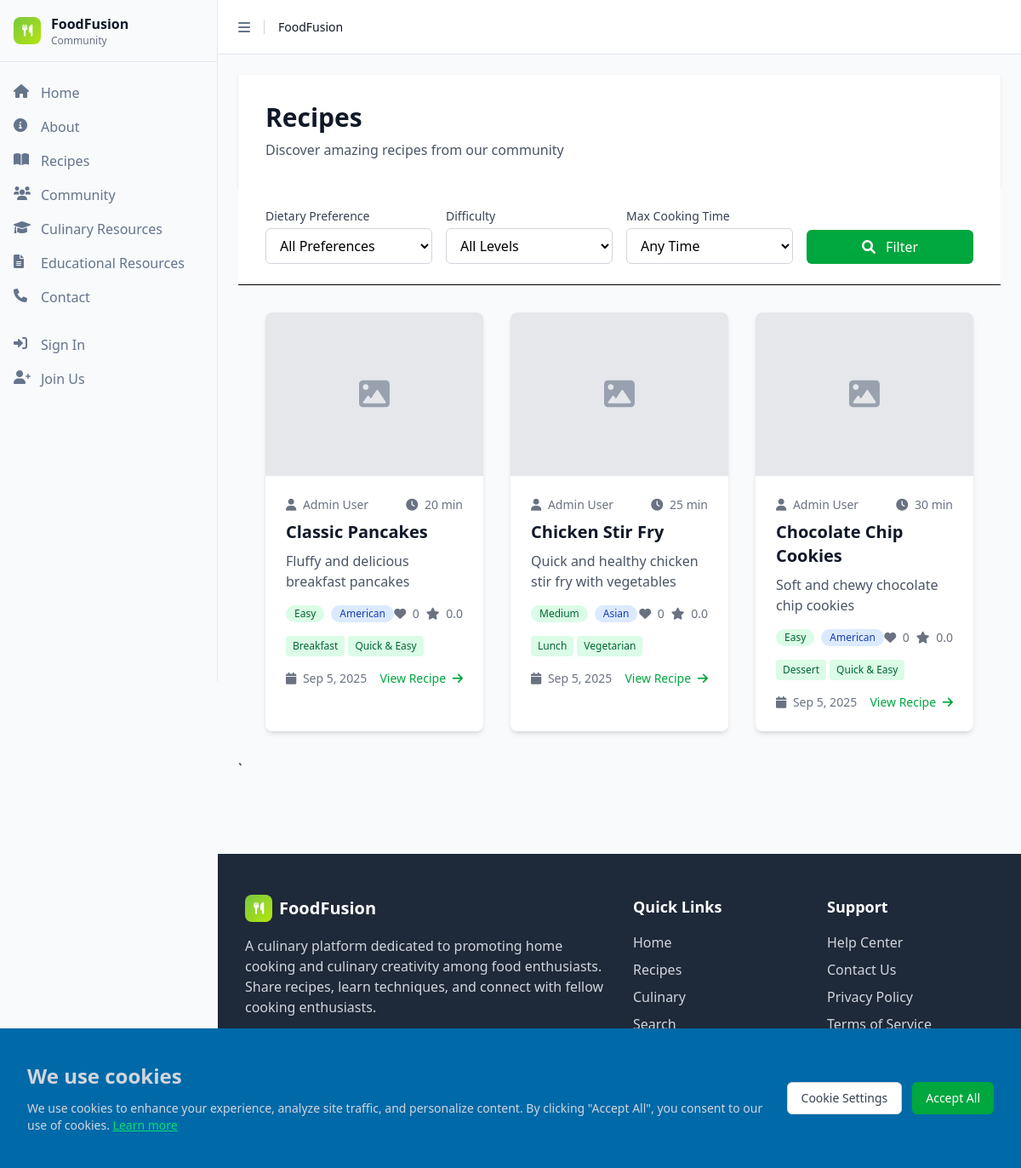
/pages/recipes.php, run on the app's committed database.
### tables this page shows
CREATE TABLE recipes (
    id INT AUTO_INCREMENT PRIMARY KEY,
    title VARCHAR(255) NOT NULL,
    description TEXT,
    instructions TEXT NOT NULL,
    cooking_time INT,
    difficulty ENUM('Easy', 'Medium', 'Hard') DEFAULT 'Medium',
    user_id INT NOT NULL,
    image_url VARCHAR(500),
    video_url VARCHAR(500),
    servings INT,
    cuisine_type_id INT,
    created_at TIMESTAMP DEFAULT CURRENT_TIMESTAMP,
    updated_at TIMESTAMP DEFAULT CURRENT_TIMESTAMP ON UPDATE CURRENT_TIMESTAMP,
    FOREIGN KEY (user_id) REFERENCES users(id) ON DELETE CASCADE,
    FOREIGN KEY (cuisine_type_id) REFERENCES cuisine_types(id) ON DELETE SET NULL
);

CREATE TABLE IF NOT EXISTS users (
    id INT AUTO_INCREMENT PRIMARY KEY,
    firstName VARCHAR(50) NOT NULL,
    lastName VARCHAR(50) NOT NULL,
    email VARCHAR(100) NOT NULL UNIQUE,
    password VARCHAR(255) NOT NULL,
    bio TEXT,
    location VARCHAR(100),
    website VARCHAR(255),
    profile_image VARCHAR(500),
    failed_login_attempts INT DEFAULT 0,
    last_failed_login TIMESTAMP NULL,
    account_locked_until TIMESTAMP NULL,
    created_at TIMESTAMP DEFAULT CURRENT_TIMESTAMP,
    updated_at TIMESTAMP DEFAULT CURRENT_TIMESTAMP ON UPDATE CURRENT_TIMESTAMP,
    INDEX idx_email (email),
    INDEX idx_name (firstName, lastName),
    INDEX idx_users_lockout (email, account_locked_until)
);

CREATE TABLE IF NOT EXISTS cuisine_types (
    id INT AUTO_INCREMENT PRIMARY KEY,
    name VARCHAR(100) NOT NULL UNIQUE,
    description TEXT,
    created_at TIMESTAMP DEFAULT CURRENT_TIMESTAMP
);

### includes/functions.php (called while the page is built, shortened)
<?php
require_once __DIR__ . '/../config/database.php';
function getAllRecipes($filters = []) {
    global $db;
    $whereClause = "WHERE 1=1";
    $params = [];
    $query = "SELECT r.*, u.firstName, u.lastName,
              GROUP_CONCAT(DISTINCT c.name) as categories,
              ct.name as cuisine_type,
              COALESCE(rr.avg_rating, 0) as average_rating,
              COALESCE(rr.total_ratings, 0) as total_ratings,
              COALESCE(rl.total_likes, 0) as total_likes
              FROM recipes r
              LEFT JOIN users u ON r.user_id = u.id
              LEFT JOIN recipe_dietary_preferences rc ON r.id = rc.recipe_id
              LEFT JOIN dietary_preferences c ON rc.category_id = c.id
              LEFT JOIN cuisine_types ct ON r.cuisine_type_id = ct.id
              LEFT JOIN (
                  SELECT recipe_id,
                         AVG(CAST(rating AS DECIMAL(3,2))) as avg_rating,
                         COUNT(*) as total_ratings
                  FROM recipe_reviews
                  GROUP BY recipe_id
              ) rr ON r.id = rr.recipe_id
              LEFT JOIN (
                  SELECT recipe_id, COUNT(*) as total_likes
                  FROM recipe_likes
                  GROUP BY recipe_id
              ) rl ON r.id = rl.recipe_id
              $whereClause
              GROUP BY r.id
              ORDER BY r.created_at DESC";
    $stmt = $db->prepare($query);
    $stmt->execute($params);
    $recipes = $stmt->fetchAll();
    foreach ($recipes as &$recipe) {
        if ($recipe['categories']) {
            $recipe['categories'] = explode(',', $recipe['categories']);
        } else {
            $recipe['categories'] = [];
        }
        $recipe['average_rating'] = (float) $recipe['average_rating'];
        $recipe['total_ratings'] = (int) $recipe['total_ratings'];
    }
    return $recipes;
}
function formatDate($date) {
    return date('M j, Y', strtotime($date));
}
?>

### pages/recipes.php (the view, shortened to what this page needs)
<?php
include 'includes/header.php';
require_once __DIR__ . '/../includes/functions.php';
$filters = [];
$filters['category'] = $_GET['category'] ?? '';
$filters['difficulty'] = $_GET['difficulty'] ?? '';
$filters['max_cooking_time'] = $_GET['max_cooking_time'] ?? '';
$filters['user_id'] = $_GET['user_id'] ?? '';
$recipes = getAllRecipes($filters);
?>
<div class="min-h-screen bg-gray-50">
    <div class="bg-white shadow-sm">
        <div class="max-w-7xl mx-auto px-4 sm:px-6 lg:px-8 py-8">
            <div class="flex flex-col md:flex-row md:items-center md:justify-between">
                <div>
                    <h1 class="text-3xl font-bold text-gray-900">Recipes</h1>
                    <p class="mt-2 text-gray-600">Discover amazing recipes from our community</p>
                </div>
            </div>
        </div>
    </div>
    <div class="bg-white border-b">
        <div class="max-w-7xl mx-auto px-4 sm:px-6 lg:px-8 py-6">
            <form method="GET" class="grid grid-cols-1 md:grid-cols-4 gap-4">
                <div>
                    <label for="category" class="block text-sm font-medium text-gray-700 mb-1">Dietary Preference</label>
                    <select name="category" id="category" class="w-full px-3 py-2 border border-gray-300 rounded-md focus:outline-none focus:ring-2 focus:ring-green-500 focus:border-transparent">
                        <option value="">All Preferences</option>
                    </select>
                </div>
                <div>
                    <label for="difficulty" class="block text-sm font-medium text-gray-700 mb-1">Difficulty</label>
                    <select name="difficulty" id="difficulty" class="w-full px-3 py-2 border border-gray-300 rounded-md focus:outline-none focus:ring-2 focus:ring-green-500 focus:border-transparent">
                        <option value="">All Levels</option>
                    </select>
                </div>
                <div>
                    <label for="max_cooking_time" class="block text-sm font-medium text-gray-700 mb-1">Max Cooking Time</label>
                    <select name="max_cooking_time" id="max_cooking_time" class="w-full px-3 py-2 border border-gray-300 rounded-md focus:outline-none focus:ring-2 focus:ring-green-500 focus:border-transparent">
                        <option value="">Any Time</option>
                    </select>
                </div>
                <div class="flex items-end">
                    <button type="submit" class="w-full bg-green-600 hover:bg-green-700 text-white px-4 py-2 rounded-md font-medium">
                        <i class="fas fa-search mr-2"></i>
                        Filter
                    </button>
                </div>
            </form>
        </div>
    </div>
    <div class="max-w-7xl mx-auto px-4 sm:px-6 lg:px-8 py-8">
        <?php if (empty($recipes)): ?>
        <div class="text-center py-12">
            <i class="fas fa-search text-6xl text-gray-300 mb-4"></i>
            <h3 class="text-xl font-semibold text-gray-900 mb-2">No recipes found</h3>
            <p class="text-gray-600">Try adjusting your filters or create a new recipe.</p>
        </div>
        <?php else: ?>
        <div class="grid grid-cols-1 md:grid-cols-2 lg:grid-cols-3 gap-8">
            <?php foreach ($recipes as $recipe): ?>
            <div class="bg-white rounded-lg shadow-md overflow-hidden hover:shadow-lg transition-shadow">
                <div class="relative">
                    <?php if ($recipe['image_url']): ?>
                    <img src="uploads/<?php echo htmlspecialchars($recipe['image_url']); ?>"
                         alt="<?php echo htmlspecialchars($recipe['title']); ?>"
                         class="w-full h-48 object-cover">
                    <?php else: ?>
                    <div class="w-full h-48 bg-gray-200 flex items-center justify-center">
                        <i class="fas fa-image text-4xl text-gray-400"></i>
                    </div>
                    <?php endif; ?>
                </div>
                <div class="p-6">
                    <div class="flex items-center justify-between mb-2">
                        <span class="text-sm text-gray-500">
                            <i class="fas fa-user mr-1"></i>
                            <?php echo htmlspecialchars($recipe['firstName'] . ' ' . $recipe['lastName']); ?>
                        </span>
                        <span class="text-sm text-gray-500">
                            <i class="fas fa-clock mr-1"></i>
                            <?php echo $recipe['cooking_time'] ? $recipe['cooking_time'] . ' min' : 'N/A'; ?>
                        </span>
                    </div>
                    <h3 class="text-xl font-semibold text-gray-900 mb-2">
                        <a href="index.php?page=recipe-detail&id=<?php echo $recipe['id']; ?>"
                           class="hover:text-green-600 transition-colors">
                            <?php echo htmlspecialchars($recipe['title']); ?>
                        </a>
                    </h3>
                    <p class="text-gray-600 mb-4 line-clamp-2">
                        <?php echo htmlspecialchars(substr($recipe['description'], 0, 100)) . (strlen($recipe['description']) > 100 ? '...' : ''); ?>
                    </p>
                    <div class="flex items-center justify-between mb-4">
                        <div class="flex items-center space-x-2">
                            <span class="inline-flex items-center px-2.5 py-0.5 rounded-full text-xs font-medium bg-green-100 text-green-800">
                                <?php echo htmlspecialchars($recipe['difficulty']); ?>
                            </span>
                            <?php if ($recipe['cuisine_type']): ?>
                            <span class="inline-flex items-center px-2.5 py-0.5 rounded-full text-xs font-medium bg-blue-100 text-blue-800">
                                <?php echo htmlspecialchars($recipe['cuisine_type']); ?>
                            </span>
                            <?php endif; ?>
                        </div>
                        <div class="flex items-center space-x-2 text-sm text-gray-500">
                            <span>
                                <i class="fas fa-heart mr-1"></i>
                                <?php echo $recipe['total_likes']; ?>
                            </span>
                            <span>
                                <i class="fas fa-star mr-1"></i>
                                <?php echo number_format($recipe['average_rating'], 1); ?>
                            </span>
                        </div>
                    </div>
                    <?php if (!empty($recipe['categories'])): ?>
                    <div class="flex flex-wrap gap-1 mb-4">
                        <?php foreach (array_slice($recipe['categories'], 0, 3) as $category): ?>
                        <span class="inline-flex items-center px-2 py-1 rounded text-xs font-medium bg-green-100 text-green-800">
                            <?php echo htmlspecialchars($category); ?>
                        </span>
                        <?php endforeach; ?>
                    </div>
                    <?php endif; ?>
                    <div class="flex items-center justify-between">
                        <span class="text-sm text-gray-500">
                            <i class="fas fa-calendar mr-1"></i>
                            <?php echo formatDate($recipe['created_at']); ?>
                        </span>
                        <div class="flex items-center space-x-2">
                            <a href="index.php?page=recipe-detail&id=<?php echo $recipe['id']; ?>"
                               class="text-green-600 hover:text-green-700 text-sm font-medium">
                                View Recipe
                                <i class="fas fa-arrow-right ml-1"></i>
                            </a>
                        </div>
                    </div>
                </div>
            </div>
            <?php endforeach; ?>
        </div>
        <?php endif; ?>
    </div>
</div>
<?php include 'includes/footer.php'; ?>

### data on the page
recipes: user.lastName "Admin User", cooking_time "20", title "Classic Pancakes", description "Fluffy and delicious breakfast pancakes", difficulty "Easy", cuisine_type.name "American", total_likes "0", average_rating "0.0", category "Breakfast", category "Quick & Easy", created_at "Sep 5, 2025"
recipes: user.lastName "Admin User", cooking_time "25", title "Chicken Stir Fry", description "Quick and healthy chicken stir fry with vegetables", difficulty "Medium", cuisine_type.name "Asian", total_likes "0", average_rating "0.0", category "Lunch", category "Vegetarian", created_at "Sep 5, 2025"
recipes: user.lastName "Admin User", cooking_time "30", title "Chocolate Chip Cookies", description "Soft and chewy chocolate chip cookies", difficulty "Easy", cuisine_type.name "American", total_likes "0", average_rating "0.0", category "Dessert", category "Quick & Easy", created_at "Sep 5, 2025"
